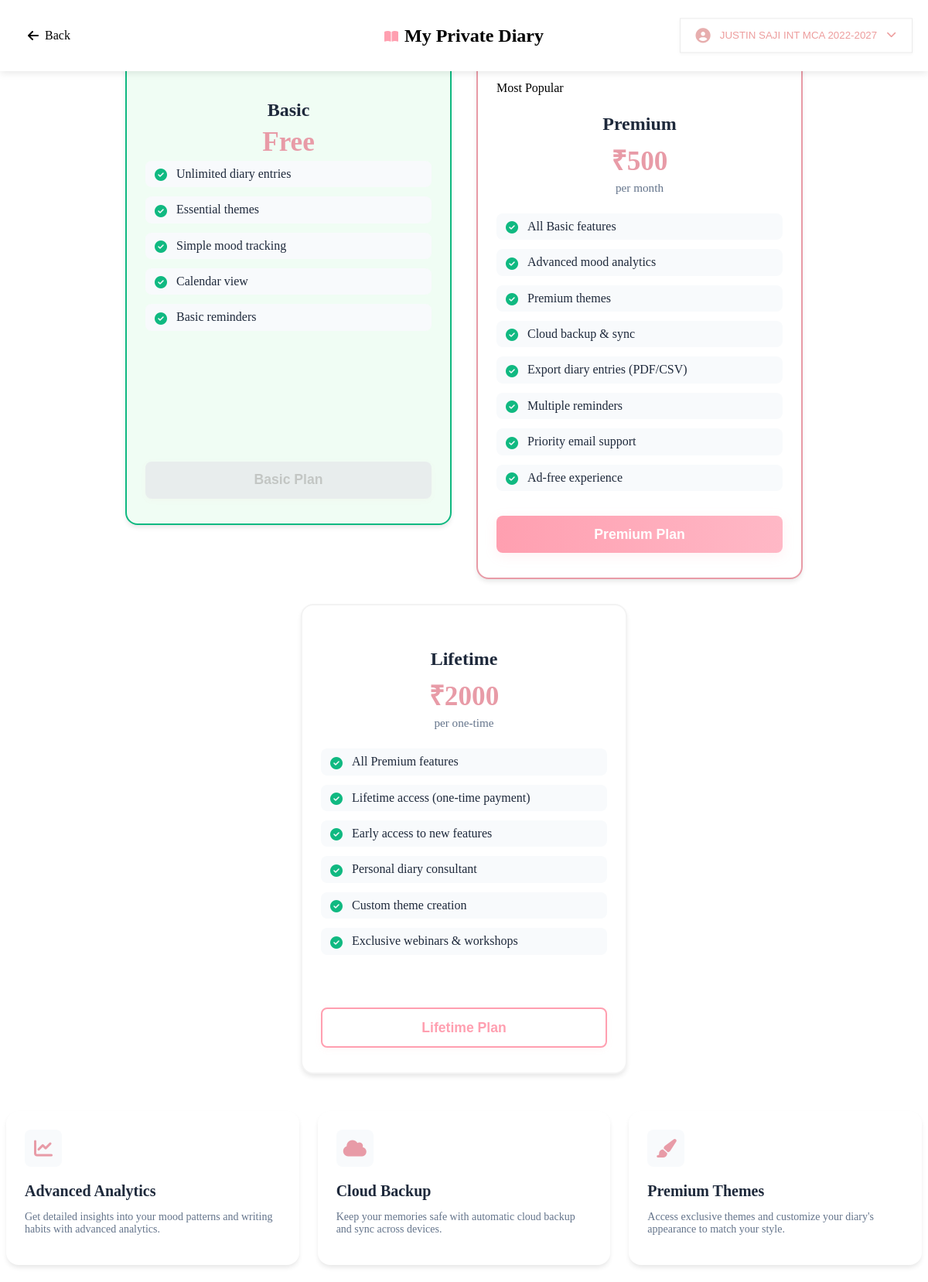
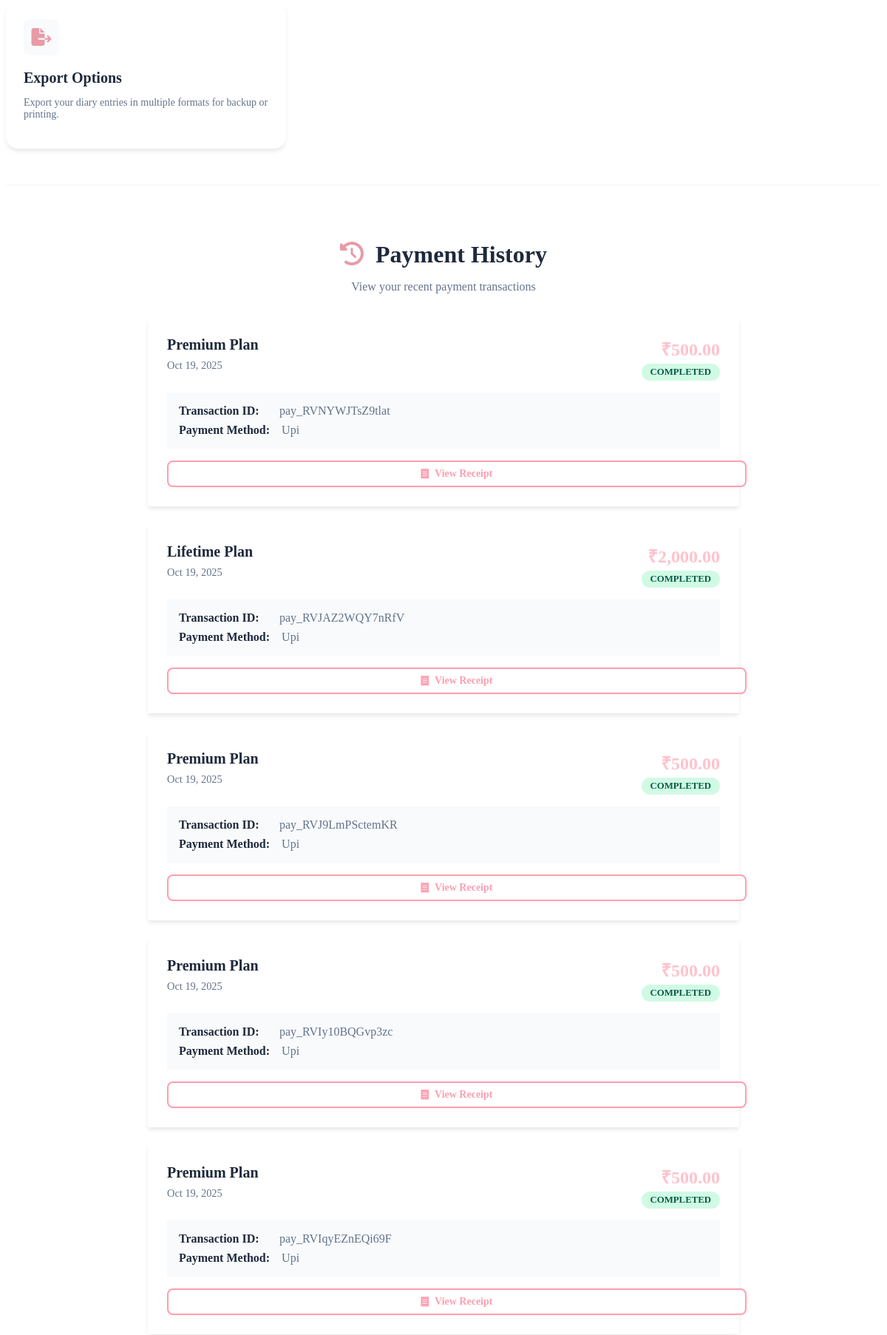
The app's page /premium.php (signed in, upper part) with its own data (2 pictures, top to bottom).
### tables this page shows
CREATE TABLE `payments` (
  `payment_id` int(11) NOT NULL,
  `user_id` int(11) NOT NULL,
  `created_at` timestamp NOT NULL DEFAULT current_timestamp(),
  `amount` decimal(10,2) DEFAULT NULL,
  `payment_method` varchar(50) DEFAULT NULL,
  `status` varchar(50) DEFAULT 'Completed',
  `transaction_id` varchar(255) DEFAULT NULL,
  `plan_type` enum('premium','lifetime') DEFAULT NULL,
  `currency` varchar(3) DEFAULT 'INR'
);

### premium.php (the view, shortened to what this page needs)
<?php
require 'db_connect.php';
$user_id = $_SESSION['user_id'];
$plans = [
    'basic' => [
        'name' => 'Basic',
        'price' => 'Free',
        'features' => [
            'Unlimited diary entries',
            'Essential themes',
            'Simple mood tracking',
            'Calendar view',
            'Basic reminders',
        ],
        'button_text' => 'Basic Plan'
    ],
    'premium' => [
        'name' => 'Premium',
        'price' => '₹500',
        'period' => 'month',
        'features' => [
            'All Basic features',
            'Advanced mood analytics',
            'Premium themes',
            'Cloud backup & sync',
            'Export diary entries (PDF/CSV)',
            'Multiple reminders',
            'Priority email support',
            'Ad-free experience',
        ],
        'button_text' => 'Premium Plan'
    ],
    'lifetime' => [
        'name' => 'Lifetime',
        'price' => '₹2000',
        'period' => 'one-time',
        'features' => [
            'All Premium features',
            'Lifetime access (one-time payment)',
            'Early access to new features',
            'Personal diary consultant',
            'Custom theme creation',
            'Exclusive webinars & workshops',
        ],
        'button_text' => 'Lifetime Plan'
    ]
];
$stmt = $conn->prepare("SELECT subscription_plan FROM users WHERE user_id = ?");
$stmt->bind_param("i", $user_id);
$stmt->execute();
$result = $stmt->get_result();
$user = $result->fetch_assoc();
$current_plan = $user['subscription_plan'] ?? 'basic';
$payments = [];
$payment_query = $conn->prepare("SELECT * FROM payments WHERE user_id = ? ORDER BY created_at DESC LIMIT 10");
if ($payment_query) {
    $payment_query->bind_param("i", $user_id);
    if ($payment_query->execute()) {
        $result = $payment_query->get_result();
        while ($row = $result->fetch_assoc()) {
            $payments[] = $row;
        }
    }
}
?>
<!DOCTYPE html>
<html lang="en">
<head>
    <link rel="stylesheet" href="https://cdnjs.cloudflare.com/ajax/libs/font-awesome/6.4.0/css/all.min.css">
</head>
<body>
    <?php include 'includes/header.php'; ?>
    <div class="container">
        <h2 style="text-align:center; margin-bottom:1.5rem; color:var(--primary);">Choose Your Plan</h2>
            <div class="plans-grid">
                <?php foreach ($plans as $id => $plan): ?>
                <div class="plan-card <?php echo $id === 'premium' ? 'popular' : ''; ?><?php echo $current_plan === $id ? ' current' : ''; ?>">
                    <?php if ($id === 'premium'): ?>
                    <span class="popular-badge">Most Popular</span>
                    <?php endif; ?>
                    <h3 class="plan-name"><?php echo $plan['name']; ?></h3>
                    <div class="plan-price"><?php echo $plan['price']; ?></div>
                    <?php if (isset($plan['period'])): ?>
                    <div class="plan-period">per <?php echo $plan['period']; ?></div>
                    <?php endif; ?>
                    <ul class="plan-features">
                        <?php foreach ($plan['features'] as $feature): ?>
                        <li>
                            <i class="fas fa-check-circle"></i>
                            <?php echo $feature; ?>
                        </li>
                        <?php endforeach; ?>
                    </ul>
                    <?php if ($current_plan === $id): ?>
                    <button class="btn btn-disabled" disabled>
                        <?php echo $plan['button_text']; ?>
                    </button>
                    <?php else: ?>
                    <button class="btn <?php echo $id === 'premium' ? 'btn-primary' : 'btn-outline'; ?>"
                            onclick="upgradePlan('<?php echo $id; ?>')">
                        <?php echo $plan['button_text']; ?>
                    </button>
                    <?php endif; ?>
                </div>
                <?php endforeach; ?>
            </div>
            <div class="features-grid">
                <div class="feature-card">
                    <div class="feature-icon">
                        <i class="fas fa-chart-line"></i>
                    </div>
                    <h3 class="feature-title">Advanced Analytics</h3>
                    <p class="feature-description">
                        Get detailed insights into your mood patterns and writing habits with advanced analytics.
                    </p>
                </div>
                <div class="feature-card">
                    <div class="feature-icon">
                        <i class="fas fa-cloud"></i>
                    </div>
                    <h3 class="feature-title">Cloud Backup</h3>
                    <p class="feature-description">
                        Keep your memories safe with automatic cloud backup and sync across devices.
                    </p>
                </div>
                <div class="feature-card">
                    <div class="feature-icon">
                        <i class="fas fa-paint-brush"></i>
                    </div>
                    <h3 class="feature-title">Premium Themes</h3>
                    <p class="feature-description">
                        Access exclusive themes and customize your diary's appearance to match your style.
                    </p>
                </div>
                <div class="feature-card">
                    <div class="feature-icon">
                        <i class="fas fa-file-export"></i>
                    </div>
                    <h3 class="feature-title">Export Options</h3>
                    <p class="feature-description">
                        Export your diary entries in multiple formats for backup or printing.
                    </p>
                </div>
            </div>
            <?php if (!empty($payments)): ?>
            <div class="payment-history-section" style="margin-top: 3rem; padding-top: 3rem; border-top: 2px solid var(--light);">
                <div class="section-header">
                    <h2 style="color: var(--dark); margin-bottom: 1rem;">
                        <i class="fas fa-history" style="color: var(--primary); margin-right: 0.5rem;"></i>
                        Payment History
                    </h2>
                    <p style="color: var(--gray); margin-bottom: 2rem;">View your recent payment transactions</p>
                </div>
                <div class="payment-history">
                    <?php foreach ($payments as $payment): ?>
                    <div class="payment-card <?php echo ($payment['payment_id'] == ($_SESSION['latest_payment_id'] ?? null)) ? 'latest-payment' : ''; ?>">
                        <div class="payment-header">
                            <div class="payment-info">
                                <h4><?php echo ucfirst($payment['plan_type']); ?> Plan</h4>
                                <p class="payment-date"><?php echo date('M d, Y', strtotime($payment['created_at'])); ?></p>
                            </div>
                            <div class="payment-amount">
                                <span class="amount">₹<?php echo number_format($payment['amount'], 2); ?></span>
                                <span class="status <?php echo $payment['status']; ?>"><?php echo ucfirst($payment['status']); ?></span>
                            </div>
                        </div>
                        <div class="payment-details">
                            <div class="detail-item">
                                <span class="detail-label">Transaction ID:</span>
                                <span class="detail-value"><?php echo htmlspecialchars($payment['transaction_id']); ?></span>
                            </div>
                            <div class="detail-item">
                                <span class="detail-label">Payment Method:</span>
                                <span class="detail-value"><?php echo ucfirst($payment['payment_method']); ?></span>
                            </div>
                        </div>
                        <div class="payment-actions">
                            <a href="receipt.php?payment_id=<?php echo $payment['payment_id']; ?>" class="btn btn-outline btn-sm">
                                <i class="fas fa-receipt"></i> View Receipt
                            </a>
                        </div>
                    </div>
                    <?php endforeach; ?>
                </div>
            </div>
            <?php endif; ?>
    </div>
</body>
</html>

### records on screen
payments: plan_type "Premium", created_at "Oct 19, 2025", amount "500.00", status "COMPLETED", transaction "pay_RVNYWJTsZ9tlat", payment_method "Upi"
payments: plan_type "Lifetime", created_at "Oct 19, 2025", amount "2,000.00", status "COMPLETED", transaction "pay_RVJAZ2WQY7nRfV", payment_method "Upi"
payments: plan_type "Premium", created_at "Oct 19, 2025", amount "500.00", status "COMPLETED", transaction "pay_RVJ9LmPSctemKR", payment_method "Upi"
payments: plan_type "Premium", created_at "Oct 19, 2025", amount "500.00", status "COMPLETED", transaction "pay_RVIy10BQGvp3zc", payment_method "Upi"
payments: plan_type "Premium", created_at "Oct 19, 2025", amount "500.00", status "COMPLETED", transaction "pay_RVIqyEZnEQi69F", payment_method "Upi"

### other values on screen
$_SESSION['full_name'] "JUSTIN SAJI INT MCA 2022-2027"
$plan['name'] "Basic"
$plan['price'] "Free"
$feature "Unlimited diary entries"
$feature "Essential themes"
$feature "Simple mood tracking"
$feature "Calendar view"
$feature "Basic reminders"
$plan['button_text'] "Basic Plan"
$plan['name'] "Premium"
$plan['price'] "₹500"
$plan['period'] "month"
$feature "All Basic features"
$feature "Advanced mood analytics"
$feature "Premium themes"
